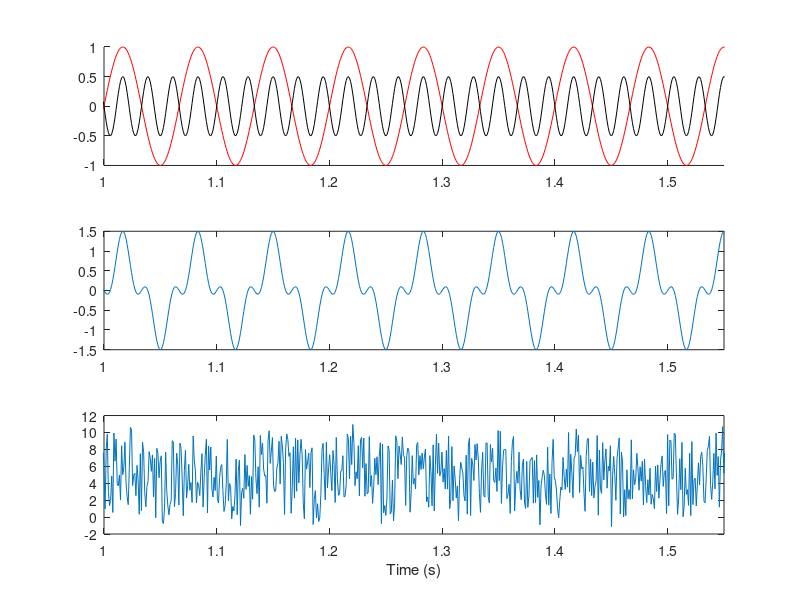
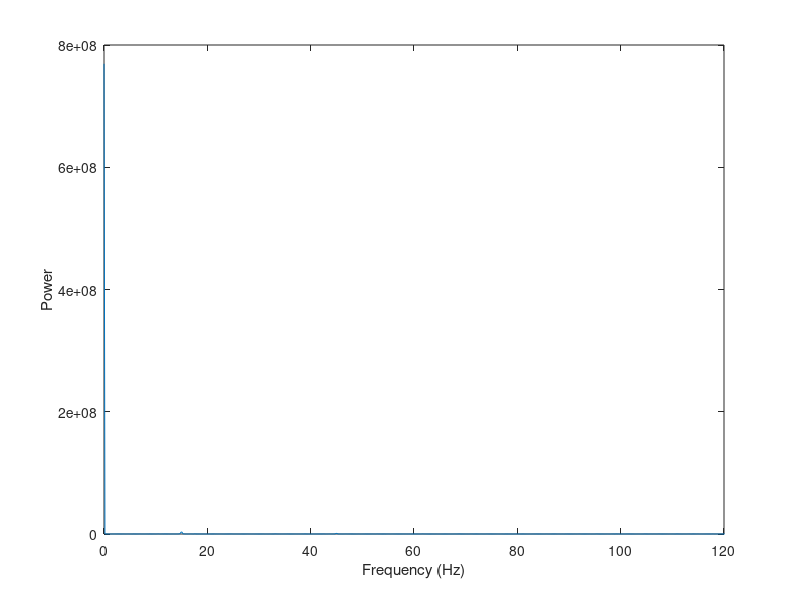

Recreate these plots in MATLAB, in order.

% Ejercicios 6

% 1
T=1.5;  % tiempo total en segundos
Fs=1024;   % frec muestro, en Hz

%1a
LN=Fs/2;  %Lim de Nyquist

%1b
N=T*Fs;   %Num total de muestras de la serie de tiempo

nFourier=(N/2)+1;  % num de elementos de la transformada Y(f)

df=Fs/N;  %resolución en frecuencia (Hz)

%% 2

%2a
T=5.5;
Fs=1024;
dt=1/Fs;
t=dt:dt:T;

N=Fs*T;

A1=1;
A2=0.5;
f1=15;
f2=45;
phi1=0;
phi2=pi;


y1=A1*sin(2*pi*f1*t+phi1);
y2=A2*sin(2*pi*f2*t+phi2);

R=10*rand(size(y1));  %ruido
%2b
figure;
subplot(311)
hold on
plot(t,y1,'r')
plot(t,y2,'k')
xlim([1 1.55])
subplot(312)
plot(t,y1+y2)

xlim([1 1.55])
subplot(313)
plot(t,y1+y2+R)
xlabel('Time (s)')
xlim([1 1.55])
%% 3



%3a
Y=fft(y1+y2+R);  % resultado de fft (complejo)
P2=abs(Y).^2;  %espectro de poder doble
P1=P2(1:(N/2)+1);  % espectro de poder single

df=Fs/N;

f=0:df:(Fs/2);


figure;
plot(f,P1)
xlabel('Frequency (Hz)')
ylabel('Power')
xlim([0 120])
